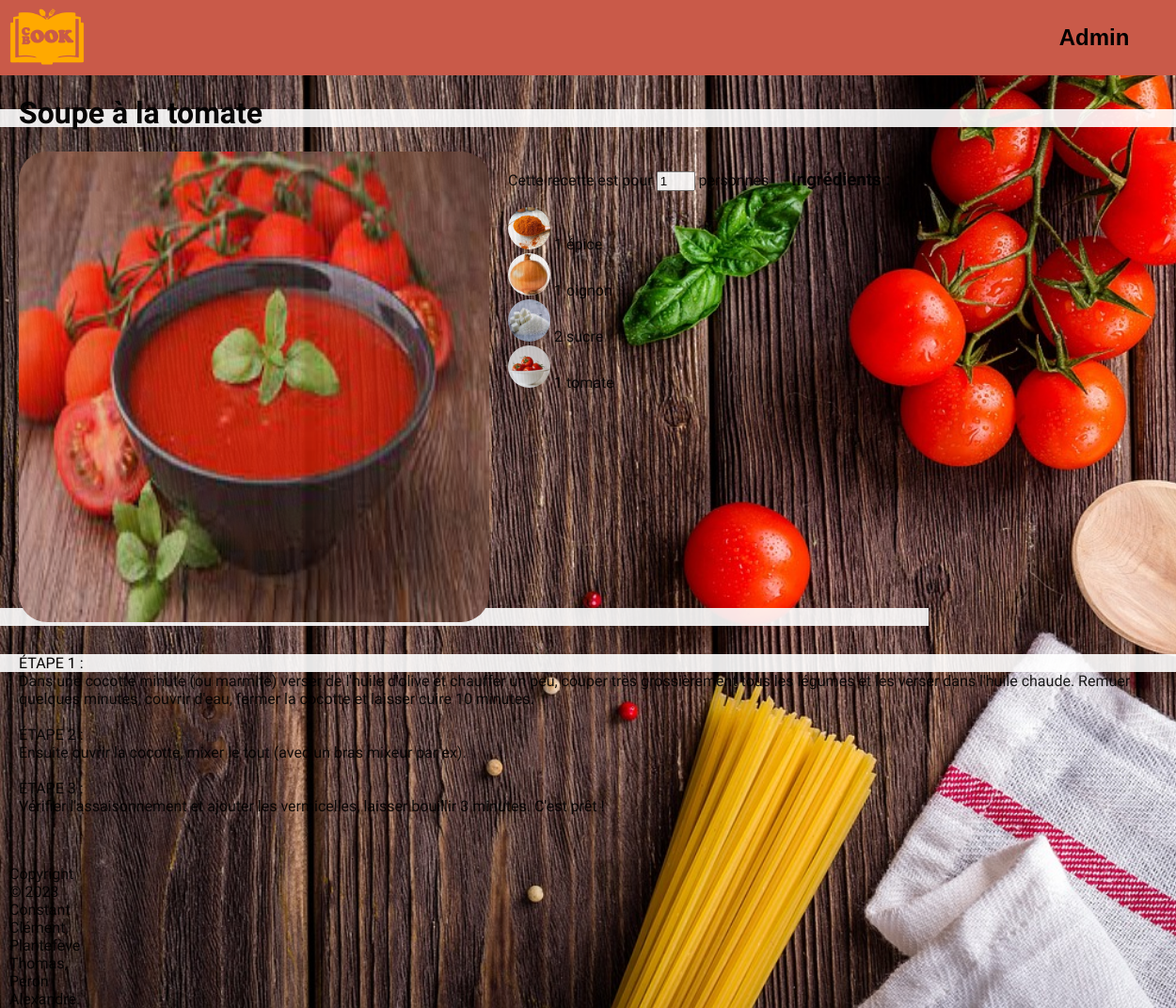
Page /pages/recette.php?idRecette=18 on the committed database.
### tables this page shows
CREATE TABLE `recette` (
  `idRecette` int(11) NOT NULL,
  `nomRecette` varchar(50) NOT NULL,
  `imgRecette` varchar(50) NOT NULL,
  `Description` varchar(500) NOT NULL,
  `Preparation` varchar(2000) NOT NULL
);

### class/pdowrapper/pdowrapper.php (called while the page is built, shortened)
<?php
class PdoWrapper
{
    private $pdo ;
    public function __construct($db_name, $db_host='127.0.0.1', $db_port='3306', $db_user = 'root', $db_pwd=''){
        $this->db_name = $db_name ;
        $this->db_host = $db_host ;
        $this->db_port = $db_port ;
        $this->db_user = $db_user ;
        $this->db_pwd = $db_pwd ;
        $dsn = 'mysql:dbname=' . $this->db_name . ';host='. $this->db_host. ';port=' . $this->db_port;
        try{
            $this->pdo = new PDO($dsn, $this->db_user, $this->db_pwd);
            $this->pdo->exec("set names utf8");
        }catch (\Exception $ex){
            die('Error : ' . $ex->getMessage()) ;
        }
    }
    public function exec($statement, $params, $classname=null){
        $res = $this->pdo->prepare($statement) ;
        $res->execute($params) or die(print_r($res->errorInfo()));
        if($classname != null){
            $data = $res->fetchAll(PDO::FETCH_CLASS, $classname);
        }else{
            $data = $res->fetchAll(PDO::FETCH_OBJ);
        }
        return $data ;
    }
}

### class/cb/CookbookDB.php (called while the page is built, shortened)
<?php
class cookbookDB extends PdoWrapper
{
    public function getRecette($id)
    {
        return $this->exec("SELECT * FROM recette WHERE idRecette = '$id'", null);
    }
    public function getIngredients($id)
    {
        return $this->exec("SELECT i.idIngredient, i.imgIngredient, i.nomIngredient, c.quantite, c.unite FROM recette as r
        INNER JOIN contenir as c
        ON r.idRecette = c.idRecette
        INNER JOIN ingredient as i
        ON c.idIngredient = i.idIngredient
        WHERE r.idRecette = '$id'", null);
    }
}

### class/Autoloader.php (called while the page is built, shortened)
<?php
class Autoloader
{
    static function autoload($class_name){
        $class_name = str_replace('\\', DIRECTORY_SEPARATOR, $class_name) ;
    }
}

### class/Rec_Ig/Recette.php (the view, shortened to what this page needs)
<?php
class Recette
{
function generateRecette($data,$tags,$liste): void{ ?>
    <div id="nom">
        <h1> <?= utf8_encode( $data[0]->nomRecette ) ?></h1>
    </div>
    <div id="info">
        <img id="photo_tete" src="/Projet_Recettes/<?= $data[0]->imgRecette ?>">
        <div id="ingredient">
                <span id="nbPersonne">
                    Cette recette est pour
                    <input type="number" id="personne" name="personne" max="20" min="1" value="1">
                    personnes
                </span>
            <h3>Ingrédients :</h3>
            <div id="liste_inrgredient">
                <?php foreach ($liste as $l) {
                    echo "<div class='ingredient'><img class='image_ingredient' src='/Projet_Recettes/" . $l->imgIngredient
                        . "'>" ?> <span class="quantite" value="<?=$l->quantite?>"><?=$l->quantite?></span> <?= $l->unite . " " .  $l->nomIngredient . "</div>";
                }
                ?>
            </div>
        </div>
    </div>
    <div id="flex">
        <div id="recette">
            <?php $prep = str_replace("\n", "<br/>", $data[0]->Preparation); ?>
            <?= htmlspecialchars_decode($prep) ?>
        </div>
    </div>
<?php
}
}
?>

### class/Template/css/main.css (style rules this page uses)
html, body { background-image: url("../img/Fond.jpg"); background-repeat: no-repeat; background-attachment: fixed; background-size: cover; height: 50%; margin: 0; }

### CSS/recette.css (style rules this page uses)
#nom { margin-right: 20px; margin-left: 20px; display: flex; width: 100%; }
#nbPersonne { text-align: right; margin-right: 20px; }
#personne { width: 33px; }
#info { margin-right: 20px; margin-left: 20px; display: flex; }
#photo_tete { width: 500px; height: 500px; border-radius: 30px; }
#ingredient { margin-right: 20px; margin-left: 20px; display: ruby; }
#liste_inrgredient { position: absolute; overflow: auto; width: 635px; height: 410px; }
.image_ingredient { width: 45px; height: 45px; border-radius: 50%; }
#flex { display: flex; }
#recette { margin-left: 20px; margin-right: 20px; margin-top: 30px; margin-bottom: 50px; }

### rows in the picture
recette: nomRecette "Soupe à la tomate", imgRecette (picture), Preparation "ÉTAPE 1 : Dans une cocotte minute (ou marmite) verser de l'huile d'olive et chauffer un peu, couper très grossièrement tous les légumes et les verser dans l'huile chaude. Remuer quelques minutes, couvrir d'eau, fermer la cocotte et laisser cuire 10 minutes. ÉTAPE 2 : Ensuite ouvrir la cocotte, mixer le tout (avec un bras mixeur par ex). ÉTAPE 3 : Vérifier l'assaisonnement et ajouter les vermicelles, laisser bouillir 3 minutes. C'est prêt !"

### other values in the picture
$l->quantite "1"
$l->nomIngredient "épice"
$l->nomIngredient "oignon"
$l->quantite "2"
$l->nomIngredient "sucre"
$l->nomIngredient "tomate"
